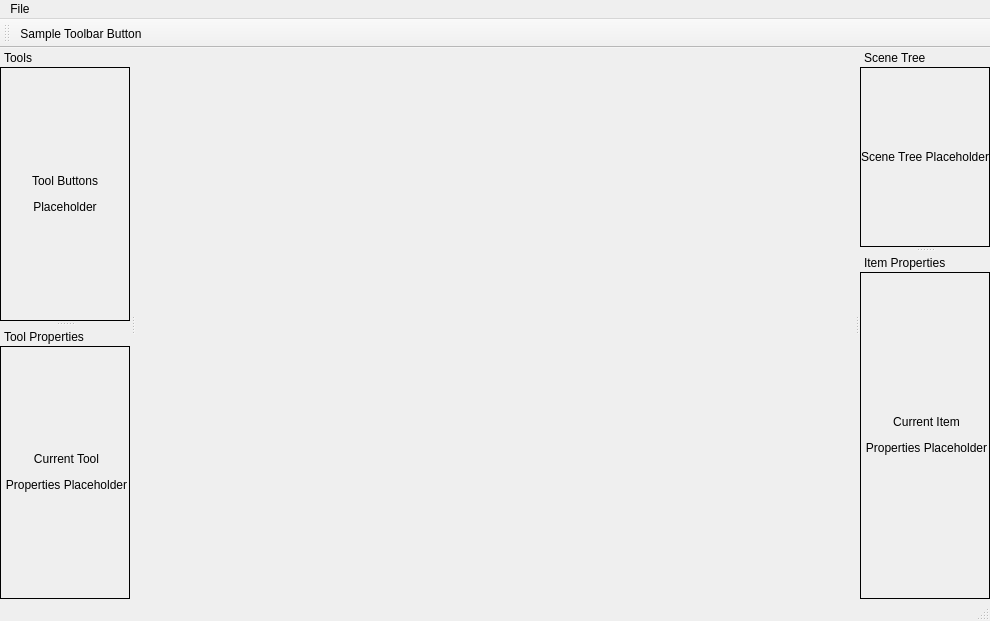
<?xml version="1.0" encoding="UTF-8"?>
<ui version="4.0">
 <class>MainWindowPlaceholder</class>
 <widget class="QMainWindow" name="MainWindowPlaceholder">
  <property name="geometry">
   <rect>
    <x>0</x>
    <y>0</y>
    <width>990</width>
    <height>621</height>
   </rect>
  </property>
  <property name="windowTitle">
   <string>MainWindowPlaceholder</string>
  </property>
  <widget class="QWidget" name="centralwidget">
   <layout class="QVBoxLayout" name="verticalLayout_2">
    <property name="spacing">
     <number>0</number>
    </property>
    <property name="leftMargin">
     <number>0</number>
    </property>
    <property name="topMargin">
     <number>0</number>
    </property>
    <property name="rightMargin">
     <number>0</number>
    </property>
    <property name="bottomMargin">
     <number>0</number>
    </property>
    <item>
     <widget class="MainViewPanel" name="mainViewPanel" native="true"/>
    </item>
   </layout>
  </widget>
  <widget class="QMenuBar" name="menubar">
   <property name="geometry">
    <rect>
     <x>0</x>
     <y>0</y>
     <width>990</width>
     <height>22</height>
    </rect>
   </property>
   <widget class="QMenu" name="menuFile">
    <property name="title">
     <string>File</string>
    </property>
    <addaction name="actionOpen"/>
   </widget>
   <addaction name="menuFile"/>
  </widget>
  <widget class="QStatusBar" name="statusbar"/>
  <widget class="QDockWidget" name="sceneTreeDockWidget">
   <property name="features">
    <set>QDockWidget::DockWidgetMovable</set>
   </property>
   <property name="allowedAreas">
    <set>Qt::LeftDockWidgetArea|Qt::RightDockWidgetArea</set>
   </property>
   <property name="windowTitle">
    <string>Scene Tree</string>
   </property>
   <attribute name="dockWidgetArea">
    <number>2</number>
   </attribute>
   <widget class="QWidget" name="dockWidgetContents_2">
    <layout class="QVBoxLayout" name="verticalLayout_3">
     <property name="spacing">
      <number>0</number>
     </property>
     <property name="leftMargin">
      <number>0</number>
     </property>
     <property name="topMargin">
      <number>0</number>
     </property>
     <property name="rightMargin">
      <number>0</number>
     </property>
     <property name="bottomMargin">
      <number>0</number>
     </property>
     <item>
      <widget class="QLabel" name="label_3">
       <property name="frameShape">
        <enum>QFrame::Box</enum>
       </property>
       <property name="text">
        <string>Scene Tree Placeholder</string>
       </property>
       <property name="alignment">
        <set>Qt::AlignCenter</set>
       </property>
      </widget>
     </item>
    </layout>
   </widget>
  </widget>
  <widget class="QDockWidget" name="itemPropertiesDockWidget">
   <property name="features">
    <set>QDockWidget::DockWidgetMovable</set>
   </property>
   <property name="allowedAreas">
    <set>Qt::LeftDockWidgetArea|Qt::RightDockWidgetArea</set>
   </property>
   <property name="windowTitle">
    <string>Item Properties</string>
   </property>
   <attribute name="dockWidgetArea">
    <number>2</number>
   </attribute>
   <widget class="QWidget" name="dockWidgetContents_4">
    <layout class="QVBoxLayout" name="verticalLayout_4">
     <property name="spacing">
      <number>0</number>
     </property>
     <property name="leftMargin">
      <number>0</number>
     </property>
     <property name="topMargin">
      <number>0</number>
     </property>
     <property name="rightMargin">
      <number>0</number>
     </property>
     <property name="bottomMargin">
      <number>0</number>
     </property>
     <item>
      <widget class="QLabel" name="label_4">
       <property name="frameShape">
        <enum>QFrame::Box</enum>
       </property>
       <property name="text">
        <string>&lt;html&gt;&lt;head/&gt;&lt;body&gt;&lt;p align=&quot;center&quot;&gt;Current Item&lt;/p&gt;&lt;p align=&quot;center&quot;&gt;Properties Placeholder&lt;/p&gt;&lt;/body&gt;&lt;/html&gt;</string>
       </property>
      </widget>
     </item>
    </layout>
   </widget>
  </widget>
  <widget class="QDockWidget" name="toolsDockWidget">
   <property name="sizePolicy">
    <sizepolicy hsizetype="Preferred" vsizetype="Preferred">
     <horstretch>0</horstretch>
     <verstretch>0</verstretch>
    </sizepolicy>
   </property>
   <property name="features">
    <set>QDockWidget::DockWidgetMovable</set>
   </property>
   <property name="allowedAreas">
    <set>Qt::LeftDockWidgetArea|Qt::RightDockWidgetArea</set>
   </property>
   <property name="windowTitle">
    <string>Tools</string>
   </property>
   <attribute name="dockWidgetArea">
    <number>1</number>
   </attribute>
   <widget class="QWidget" name="dockWidgetContents_7">
    <layout class="QVBoxLayout" name="verticalLayout_5">
     <property name="spacing">
      <number>0</number>
     </property>
     <property name="leftMargin">
      <number>0</number>
     </property>
     <property name="topMargin">
      <number>0</number>
     </property>
     <property name="rightMargin">
      <number>0</number>
     </property>
     <property name="bottomMargin">
      <number>0</number>
     </property>
     <item>
      <widget class="QLabel" name="label">
       <property name="frameShape">
        <enum>QFrame::Box</enum>
       </property>
       <property name="text">
        <string>&lt;html&gt;&lt;head/&gt;&lt;body&gt;&lt;p align=&quot;center&quot;&gt;Tool Buttons&lt;/p&gt;&lt;p align=&quot;center&quot;&gt;Placeholder&lt;/p&gt;&lt;/body&gt;&lt;/html&gt;</string>
       </property>
       <property name="alignment">
        <set>Qt::AlignCenter</set>
       </property>
      </widget>
     </item>
    </layout>
   </widget>
  </widget>
  <widget class="QDockWidget" name="toolPropertiesDockWidget">
   <property name="features">
    <set>QDockWidget::DockWidgetMovable</set>
   </property>
   <property name="allowedAreas">
    <set>Qt::LeftDockWidgetArea|Qt::RightDockWidgetArea</set>
   </property>
   <property name="windowTitle">
    <string>Tool Properties</string>
   </property>
   <attribute name="dockWidgetArea">
    <number>1</number>
   </attribute>
   <widget class="QWidget" name="dockWidgetContents">
    <layout class="QVBoxLayout" name="verticalLayout">
     <property name="spacing">
      <number>0</number>
     </property>
     <property name="leftMargin">
      <number>0</number>
     </property>
     <property name="topMargin">
      <number>0</number>
     </property>
     <property name="rightMargin">
      <number>0</number>
     </property>
     <property name="bottomMargin">
      <number>0</number>
     </property>
     <item>
      <widget class="QLabel" name="label_2">
       <property name="frameShape">
        <enum>QFrame::Box</enum>
       </property>
       <property name="text">
        <string>&lt;html&gt;&lt;head/&gt;&lt;body&gt;&lt;p align=&quot;center&quot;&gt;Current Tool&lt;/p&gt;&lt;p align=&quot;center&quot;&gt;Properties Placeholder&lt;/p&gt;&lt;/body&gt;&lt;/html&gt;</string>
       </property>
      </widget>
     </item>
    </layout>
   </widget>
  </widget>
  <widget class="QToolBar" name="toolBar">
   <property name="windowTitle">
    <string>toolBar</string>
   </property>
   <attribute name="toolBarArea">
    <enum>TopToolBarArea</enum>
   </attribute>
   <attribute name="toolBarBreak">
    <bool>false</bool>
   </attribute>
   <addaction name="actionSample_Toolbar_Button"/>
  </widget>
  <action name="actionSample_Toolbar_Button">
   <property name="text">
    <string>Sample Toolbar Button</string>
   </property>
  </action>
  <action name="actionOpen">
   <property name="text">
    <string>Open</string>
   </property>
  </action>
 </widget>
 <customwidgets>
  <customwidget>
   <class>MainViewPanel</class>
   <extends>QWidget</extends>
   <header>UI/mainviewpanel.h</header>
   <container>1</container>
  </customwidget>
 </customwidgets>
 <resources/>
 <connections/>
</ui>
